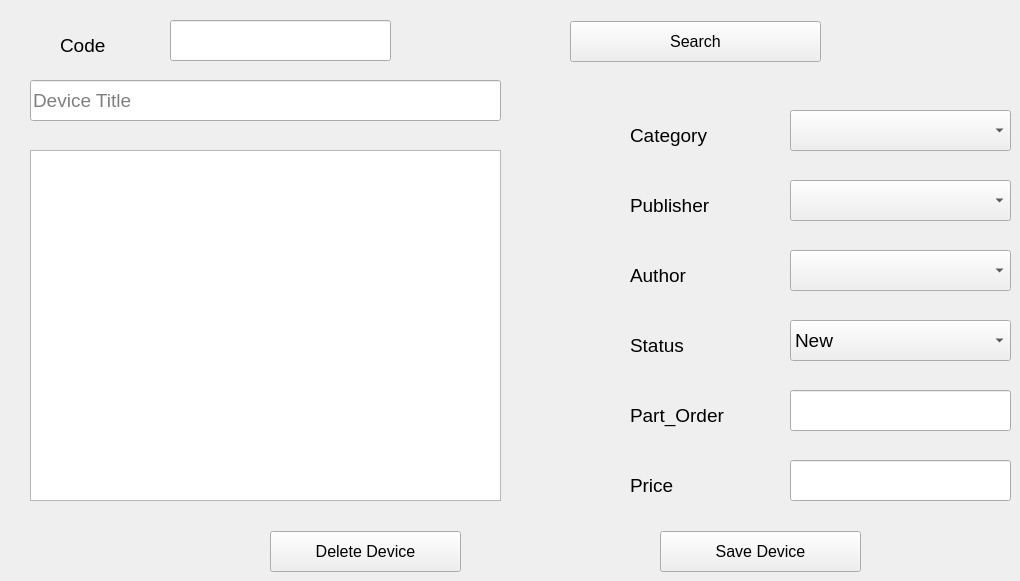
                <widget class="QWidget" name="tab_14">
                 <attribute name="title">
                  <string>Edite OR Delete Device</string>
                 </attribute>
                 <widget class="QLabel" name="label_21">
                  <property name="geometry">
                   <rect>
                    <x>630</x>
                    <y>120</y>
                    <width>111</width>
                    <height>31</height>
                   </rect>
                  </property>
                  <property name="font">
                   <font>
                    <family>Segoe UI</family>
                    <pointsize>14</pointsize>
                   </font>
                  </property>
                  <property name="text">
                   <string>Category</string>
                  </property>
                 </widget>
                 <widget class="QLabel" name="label_22">
                  <property name="geometry">
                   <rect>
                    <x>60</x>
                    <y>30</y>
                    <width>111</width>
                    <height>31</height>
                   </rect>
                  </property>
                  <property name="font">
                   <font>
                    <family>Segoe UI</family>
                    <pointsize>14</pointsize>
                   </font>
                  </property>
                  <property name="text">
                   <string>Code</string>
                  </property>
                 </widget>
                 <widget class="QLabel" name="label_23">
                  <property name="geometry">
                   <rect>
                    <x>630</x>
                    <y>260</y>
                    <width>111</width>
                    <height>31</height>
                   </rect>
                  </property>
                  <property name="font">
                   <font>
                    <family>Segoe UI</family>
                    <pointsize>14</pointsize>
                   </font>
                  </property>
                  <property name="text">
                   <string>Author</string>
                  </property>
                 </widget>
                 <widget class="QLabel" name="label_24">
                  <property name="geometry">
                   <rect>
                    <x>630</x>
                    <y>470</y>
                    <width>111</width>
                    <height>31</height>
                   </rect>
                  </property>
                  <property name="font">
                   <font>
                    <family>Segoe UI</family>
                    <pointsize>14</pointsize>
                   </font>
                  </property>
                  <property name="text">
                   <string>Price</string>
                  </property>
                 </widget>
                 <widget class="QLabel" name="label_27">
                  <property name="geometry">
                   <rect>
                    <x>630</x>
                    <y>190</y>
                    <width>111</width>
                    <height>31</height>
                   </rect>
                  </property>
                  <property name="font">
                   <font>
                    <family>Segoe UI</family>
                    <pointsize>14</pointsize>
                   </font>
                  </property>
                  <property name="text">
                   <string>Publisher</string>
                  </property>
                 </widget>
                 <widget class="QLineEdit" name="lineEdit_8">
                  <property name="geometry">
                   <rect>
                    <x>790</x>
                    <y>460</y>
                    <width>221</width>
                    <height>41</height>
                   </rect>
                  </property>
                  <property name="font">
                   <font>
                    <family>Segoe UI</family>
                    <pointsize>14</pointsize>
                   </font>
                  </property>
                 </widget>
                 <widget class="QLineEdit" name="lineEdit_9">
                  <property name="geometry">
                   <rect>
                    <x>170</x>
                    <y>20</y>
                    <width>221</width>
                    <height>41</height>
                   </rect>
                  </property>
                  <property name="font">
                   <font>
                    <family>Segoe UI</family>
                    <pointsize>14</pointsize>
                   </font>
                  </property>
                 </widget>
                 <widget class="QLineEdit" name="lineEdit_10">
                  <property name="geometry">
                   <rect>
                    <x>790</x>
                    <y>390</y>
                    <width>221</width>
                    <height>41</height>
                   </rect>
                  </property>
                  <property name="font">
                   <font>
                    <family>Segoe UI</family>
                    <pointsize>14</pointsize>
                   </font>
                  </property>
                 </widget>
                 <widget class="QLineEdit" name="lineEdit_12">
                  <property name="geometry">
                   <rect>
                    <x>30</x>
                    <y>80</y>
                    <width>471</width>
                    <height>41</height>
                   </rect>
                  </property>
                  <property name="font">
                   <font>
                    <family>Segoe UI</family>
                    <pointsize>14</pointsize>
                   </font>
                  </property>
                  <property name="placeholderText">
                   <string>Device Title</string>
                  </property>
                 </widget>
                 <widget class="QLabel" name="label_29">
                  <property name="geometry">
                   <rect>
                    <x>630</x>
                    <y>330</y>
                    <width>111</width>
                    <height>31</height>
                   </rect>
                  </property>
                  <property name="font">
                   <font>
                    <family>Segoe UI</family>
                    <pointsize>14</pointsize>
                   </font>
                  </property>
                  <property name="text">
                   <string>Status</string>
                  </property>
                 </widget>
                 <widget class="QComboBox" name="comboBox_7">
                  <property name="geometry">
                   <rect>
                    <x>790</x>
                    <y>250</y>
                    <width>221</width>
                    <height>41</height>
                   </rect>
                  </property>
                  <property name="font">
                   <font>
                    <family>Segoe UI</family>
                    <pointsize>14</pointsize>
                   </font>
                  </property>
                 </widget>
                 <widget class="QComboBox" name="comboBox_8">
                  <property name="geometry">
                   <rect>
                    <x>790</x>
                    <y>320</y>
                    <width>221</width>
                    <height>41</height>
                   </rect>
                  </property>
                  <property name="font">
                   <font>
                    <family>Segoe UI</family>
                    <pointsize>14</pointsize>
                   </font>
                  </property>
                  <item>
                   <property name="text">
                    <string>New</string>
                   </property>
                  </item>
                  <item>
                   <property name="text">
                    <string>Used</string>
                   </property>
                  </item>
                  <item>
                   <property name="text">
                    <string>Damaged</string>
                   </property>
                  </item>
                 </widget>
                 <widget class="QTextEdit" name="textEdit_2">
                  <property name="geometry">
                   <rect>
                    <x>30</x>
                    <y>150</y>
                    <width>471</width>
                    <height>351</height>
                   </rect>
                  </property>
                  <property name="font">
                   <font>
                    <family>Segoe UI</family>
                    <pointsize>14</pointsize>
                   </font>
                  </property>
                 </widget>
                 <widget class="QComboBox" name="comboBox_9">
                  <property name="geometry">
                   <rect>
                    <x>790</x>
                    <y>110</y>
                    <width>221</width>
                    <height>41</height>
                   </rect>
                  </property>
                  <property name="font">
                   <font>
                    <family>Segoe UI</family>
                    <pointsize>14</pointsize>
                   </font>
                  </property>
                 </widget>
                 <widget class="QComboBox" name="comboBox_10">
                  <property name="geometry">
                   <rect>
                    <x>790</x>
                    <y>180</y>
                    <width>221</width>
                    <height>41</height>
                   </rect>
                  </property>
                  <property name="font">
                   <font>
                    <family>Segoe UI</family>
                    <pointsize>14</pointsize>
                   </font>
                  </property>
                 </widget>
                 <widget class="QLabel" name="label_32">
                  <property name="geometry">
                   <rect>
                    <x>630</x>
                    <y>400</y>
                    <width>161</width>
                    <height>31</height>
                   </rect>
                  </property>
                  <property name="font">
                   <font>
                    <family>Segoe UI</family>
                    <pointsize>14</pointsize>
                   </font>
                  </property>
                  <property name="text">
                   <string>Part_Order</string>
                  </property>
                 </widget>
                 <widget class="QPushButton" name="pushButton_11">
                  <property name="enabled">
                   <bool>true</bool>
                  </property>
                  <property name="geometry">
                   <rect>
                    <x>660</x>
                    <y>531</y>
                    <width>201</width>
                    <height>41</height>
                   </rect>
                  </property>
                  <property name="font">
                   <font>
                    <pointsize>12</pointsize>
                   </font>
                  </property>
                  <property name="text">
                   <string>Save Device</string>
                  </property>
                 </widget>
                 <widget class="QPushButton" name="pushButton_12">
                  <property name="geometry">
                   <rect>
                    <x>570</x>
                    <y>21</y>
                    <width>251</width>
                    <height>41</height>
                   </rect>
                  </property>
                  <property name="font">
                   <font>
                    <pointsize>12</pointsize>
                   </font>
                  </property>
                  <property name="text">
                   <string>Search</string>
                  </property>
                 </widget>
                 <widget class="QPushButton" name="pushButton_13">
                  <property name="enabled">
                   <bool>true</bool>
                  </property>
                  <property name="geometry">
                   <rect>
                    <x>270</x>
                    <y>531</y>
                    <width>191</width>
                    <height>41</height>
                   </rect>
                  </property>
                  <property name="font">
                   <font>
                    <pointsize>12</pointsize>
                   </font>
                  </property>
                  <property name="text">
                   <string>Delete Device</string>
                  </property>
                 </widget>
                </widget>
